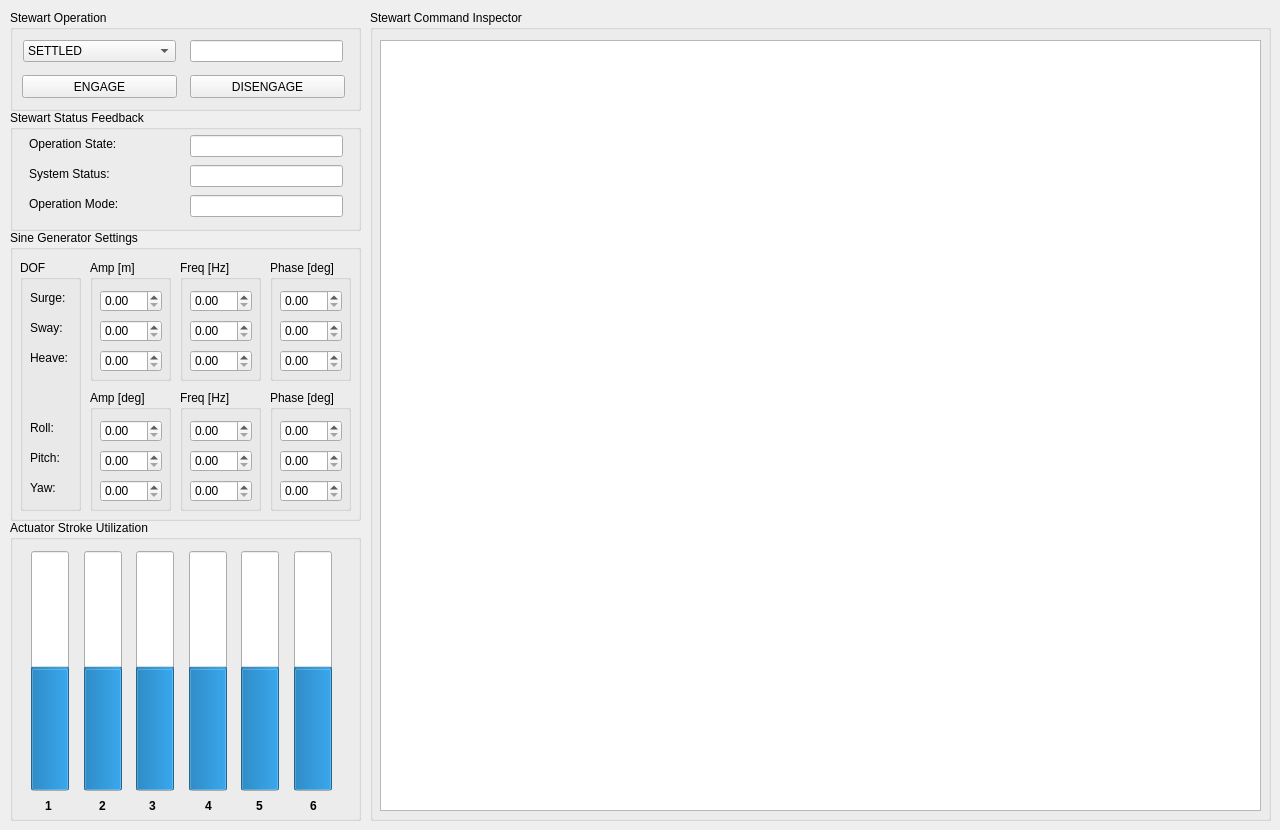
    <widget class="QWidget" name="tab_8">
     <attribute name="title">
      <string>EM1500</string>
     </attribute>
     <widget class="QGroupBox" name="groupBox_2">
      <property name="geometry">
       <rect>
        <x>10</x>
        <y>10</y>
        <width>351</width>
        <height>101</height>
       </rect>
      </property>
      <property name="title">
       <string>Stewart Operation</string>
      </property>
      <widget class="QComboBox" name="em1500_eModeCmd">
       <property name="geometry">
        <rect>
         <x>13</x>
         <y>30</y>
         <width>153</width>
         <height>22</height>
        </rect>
       </property>
       <item>
        <property name="text">
         <string>SETTLED</string>
        </property>
       </item>
       <item>
        <property name="text">
         <string>NEUTRAL</string>
        </property>
       </item>
       <item>
        <property name="text">
         <string>SIMULATION</string>
        </property>
       </item>
       <item>
        <property name="text">
         <string>GENERATOR</string>
        </property>
       </item>
       <item>
        <property name="text">
         <string>FILE</string>
        </property>
       </item>
      </widget>
      <widget class="QPushButton" name="em1500_engage">
       <property name="geometry">
        <rect>
         <x>12</x>
         <y>65</y>
         <width>155</width>
         <height>23</height>
        </rect>
       </property>
       <property name="text">
        <string>ENGAGE</string>
       </property>
      </widget>
      <widget class="QPushButton" name="em1500_disengage">
       <property name="geometry">
        <rect>
         <x>180</x>
         <y>65</y>
         <width>155</width>
         <height>23</height>
        </rect>
       </property>
       <property name="text">
        <string>DISENGAGE</string>
       </property>
      </widget>
      <widget class="QLineEdit" name="em1500_eMode">
       <property name="geometry">
        <rect>
         <x>180</x>
         <y>30</y>
         <width>153</width>
         <height>22</height>
        </rect>
       </property>
       <property name="readOnly">
        <bool>true</bool>
       </property>
      </widget>
     </widget>
     <widget class="QGroupBox" name="groupBox_3">
      <property name="geometry">
       <rect>
        <x>10</x>
        <y>230</y>
        <width>351</width>
        <height>291</height>
       </rect>
      </property>
      <property name="title">
       <string>Sine Generator Settings</string>
      </property>
      <widget class="QGroupBox" name="groupBox_5">
       <property name="geometry">
        <rect>
         <x>80</x>
         <y>30</y>
         <width>81</width>
         <height>121</height>
        </rect>
       </property>
       <property name="title">
        <string>Amp [m]</string>
       </property>
       <widget class="QDoubleSpinBox" name="em1500_amp_1">
        <property name="geometry">
         <rect>
          <x>10</x>
          <y>60</y>
          <width>62</width>
          <height>22</height>
         </rect>
        </property>
       </widget>
       <widget class="QDoubleSpinBox" name="em1500_amp_2">
        <property name="geometry">
         <rect>
          <x>10</x>
          <y>90</y>
          <width>62</width>
          <height>22</height>
         </rect>
        </property>
       </widget>
       <widget class="QDoubleSpinBox" name="em1500_amp_0">
        <property name="geometry">
         <rect>
          <x>10</x>
          <y>30</y>
          <width>62</width>
          <height>22</height>
         </rect>
        </property>
       </widget>
      </widget>
      <widget class="QGroupBox" name="groupBox_9">
       <property name="geometry">
        <rect>
         <x>170</x>
         <y>30</y>
         <width>81</width>
         <height>121</height>
        </rect>
       </property>
       <property name="title">
        <string>Freq [Hz]</string>
       </property>
       <widget class="QDoubleSpinBox" name="em1500_freq_1">
        <property name="geometry">
         <rect>
          <x>10</x>
          <y>60</y>
          <width>62</width>
          <height>22</height>
         </rect>
        </property>
       </widget>
       <widget class="QDoubleSpinBox" name="em1500_freq_2">
        <property name="geometry">
         <rect>
          <x>10</x>
          <y>90</y>
          <width>62</width>
          <height>22</height>
         </rect>
        </property>
       </widget>
       <widget class="QDoubleSpinBox" name="em1500_freq_0">
        <property name="geometry">
         <rect>
          <x>10</x>
          <y>30</y>
          <width>62</width>
          <height>22</height>
         </rect>
        </property>
       </widget>
      </widget>
      <widget class="QGroupBox" name="groupBox_26">
       <property name="geometry">
        <rect>
         <x>260</x>
         <y>30</y>
         <width>81</width>
         <height>121</height>
        </rect>
       </property>
       <property name="title">
        <string>Phase [deg]</string>
       </property>
       <widget class="QDoubleSpinBox" name="em1500_phase_1">
        <property name="geometry">
         <rect>
          <x>10</x>
          <y>60</y>
          <width>62</width>
          <height>22</height>
         </rect>
        </property>
       </widget>
       <widget class="QDoubleSpinBox" name="em1500_phase_2">
        <property name="geometry">
         <rect>
          <x>10</x>
          <y>90</y>
          <width>62</width>
          <height>22</height>
         </rect>
        </property>
       </widget>
       <widget class="QDoubleSpinBox" name="em1500_phase_0">
        <property name="geometry">
         <rect>
          <x>10</x>
          <y>30</y>
          <width>62</width>
          <height>22</height>
         </rect>
        </property>
       </widget>
      </widget>
      <widget class="QGroupBox" name="groupBox_27">
       <property name="geometry">
        <rect>
         <x>80</x>
         <y>160</y>
         <width>81</width>
         <height>121</height>
        </rect>
       </property>
       <property name="title">
        <string>Amp [deg]</string>
       </property>
       <widget class="QDoubleSpinBox" name="em1500_amp_4">
        <property name="geometry">
         <rect>
          <x>10</x>
          <y>60</y>
          <width>62</width>
          <height>22</height>
         </rect>
        </property>
       </widget>
       <widget class="QDoubleSpinBox" name="em1500_amp_5">
        <property name="geometry">
         <rect>
          <x>10</x>
          <y>90</y>
          <width>62</width>
          <height>22</height>
         </rect>
        </property>
       </widget>
       <widget class="QDoubleSpinBox" name="em1500_amp_3">
        <property name="geometry">
         <rect>
          <x>10</x>
          <y>30</y>
          <width>62</width>
          <height>22</height>
         </rect>
        </property>
       </widget>
      </widget>
      <widget class="QGroupBox" name="groupBox_28">
       <property name="geometry">
        <rect>
         <x>170</x>
         <y>160</y>
         <width>81</width>
         <height>121</height>
        </rect>
       </property>
       <property name="title">
        <string>Freq [Hz]</string>
       </property>
       <widget class="QDoubleSpinBox" name="em1500_freq_4">
        <property name="geometry">
         <rect>
          <x>10</x>
          <y>60</y>
          <width>62</width>
          <height>22</height>
         </rect>
        </property>
       </widget>
       <widget class="QDoubleSpinBox" name="em1500_freq_5">
        <property name="geometry">
         <rect>
          <x>10</x>
          <y>90</y>
          <width>62</width>
          <height>22</height>
         </rect>
        </property>
       </widget>
       <widget class="QDoubleSpinBox" name="em1500_freq_3">
        <property name="geometry">
         <rect>
          <x>10</x>
          <y>30</y>
          <width>62</width>
          <height>22</height>
         </rect>
        </property>
       </widget>
      </widget>
      <widget class="QGroupBox" name="groupBox_29">
       <property name="geometry">
        <rect>
         <x>260</x>
         <y>160</y>
         <width>81</width>
         <height>121</height>
        </rect>
       </property>
       <property name="title">
        <string>Phase [deg]</string>
       </property>
       <widget class="QDoubleSpinBox" name="em1500_phase_4">
        <property name="geometry">
         <rect>
          <x>10</x>
          <y>60</y>
          <width>62</width>
          <height>22</height>
         </rect>
        </property>
       </widget>
       <widget class="QDoubleSpinBox" name="em1500_phase_5">
        <property name="geometry">
         <rect>
          <x>10</x>
          <y>90</y>
          <width>62</width>
          <height>22</height>
         </rect>
        </property>
       </widget>
       <widget class="QDoubleSpinBox" name="em1500_phase_3">
        <property name="geometry">
         <rect>
          <x>10</x>
          <y>30</y>
          <width>62</width>
          <height>22</height>
         </rect>
        </property>
       </widget>
      </widget>
      <widget class="QGroupBox" name="groupBox_31">
       <property name="geometry">
        <rect>
         <x>10</x>
         <y>30</y>
         <width>61</width>
         <height>251</height>
        </rect>
       </property>
       <property name="title">
        <string>DOF</string>
       </property>
       <widget class="QLabel" name="label_5">
        <property name="geometry">
         <rect>
          <x>10</x>
          <y>160</y>
          <width>51</width>
          <height>16</height>
         </rect>
        </property>
        <property name="text">
         <string>Roll:</string>
        </property>
       </widget>
       <widget class="QLabel" name="label_3">
        <property name="geometry">
         <rect>
          <x>10</x>
          <y>90</y>
          <width>51</width>
          <height>16</height>
         </rect>
        </property>
        <property name="text">
         <string>Heave:</string>
        </property>
       </widget>
       <widget class="QLabel" name="label">
        <property name="geometry">
         <rect>
          <x>10</x>
          <y>30</y>
          <width>51</width>
          <height>16</height>
         </rect>
        </property>
        <property name="text">
         <string>Surge:</string>
        </property>
       </widget>
       <widget class="QLabel" name="label_6">
        <property name="geometry">
         <rect>
          <x>10</x>
          <y>190</y>
          <width>51</width>
          <height>16</height>
         </rect>
        </property>
        <property name="text">
         <string>Pitch:</string>
        </property>
       </widget>
       <widget class="QLabel" name="label_2">
        <property name="geometry">
         <rect>
          <x>10</x>
          <y>60</y>
          <width>51</width>
          <height>16</height>
         </rect>
        </property>
        <property name="text">
         <string>Sway:</string>
        </property>
       </widget>
       <widget class="QLabel" name="label_4">
        <property name="geometry">
         <rect>
          <x>10</x>
          <y>220</y>
          <width>51</width>
          <height>16</height>
         </rect>
        </property>
        <property name="text">
         <string>Yaw:</string>
        </property>
       </widget>
      </widget>
     </widget>
     <widget class="QGroupBox" name="groupBox_32">
      <property name="geometry">
       <rect>
        <x>370</x>
        <y>10</y>
        <width>901</width>
        <height>811</height>
       </rect>
      </property>
      <property name="title">
       <string>Stewart Command Inspector</string>
      </property>
      <widget class="GraphicsLayoutWidget" name="em1500_plot">
       <property name="geometry">
        <rect>
         <x>10</x>
         <y>30</y>
         <width>881</width>
         <height>771</height>
        </rect>
       </property>
      </widget>
     </widget>
     <widget class="QGroupBox" name="groupBox_7">
      <property name="geometry">
       <rect>
        <x>10</x>
        <y>520</y>
        <width>351</width>
        <height>301</height>
       </rect>
      </property>
      <property name="title">
       <string>Actuator Stroke Utilization</string>
      </property>
      <widget class="QProgressBar" name="em1500_cylinder_1">
       <property name="geometry">
        <rect>
         <x>21</x>
         <y>31</y>
         <width>38</width>
         <height>240</height>
        </rect>
       </property>
       <property name="minimum">
        <number>-100</number>
       </property>
       <property name="value">
        <number>0</number>
       </property>
       <property name="orientation">
        <enum>Qt::Vertical</enum>
       </property>
       <property name="invertedAppearance">
        <bool>false</bool>
       </property>
      </widget>
      <widget class="QLabel" name="label_41">
       <property name="geometry">
        <rect>
         <x>239</x>
         <y>275</y>
         <width>21</width>
         <height>21</height>
        </rect>
       </property>
       <property name="font">
        <font>
         <weight>75</weight>
         <bold>true</bold>
        </font>
       </property>
       <property name="layoutDirection">
        <enum>Qt::LeftToRight</enum>
       </property>
       <property name="text">
        <string>5</string>
       </property>
       <property name="alignment">
        <set>Qt::AlignCenter</set>
       </property>
      </widget>
      <widget class="QLabel" name="label_42">
       <property name="geometry">
        <rect>
         <x>293</x>
         <y>275</y>
         <width>21</width>
         <height>21</height>
        </rect>
       </property>
       <property name="font">
        <font>
         <weight>75</weight>
         <bold>true</bold>
        </font>
       </property>
       <property name="layoutDirection">
        <enum>Qt::LeftToRight</enum>
       </property>
       <property name="text">
        <string>6</string>
       </property>
       <property name="alignment">
        <set>Qt::AlignCenter</set>
       </property>
      </widget>
      <widget class="QLabel" name="label_43">
       <property name="geometry">
        <rect>
         <x>188</x>
         <y>275</y>
         <width>21</width>
         <height>21</height>
        </rect>
       </property>
       <property name="font">
        <font>
         <weight>75</weight>
         <bold>true</bold>
        </font>
       </property>
       <property name="layoutDirection">
        <enum>Qt::LeftToRight</enum>
       </property>
       <property name="text">
        <string>4</string>
       </property>
       <property name="alignment">
        <set>Qt::AlignCenter</set>
       </property>
      </widget>
      <widget class="QLabel" name="label_44">
       <property name="geometry">
        <rect>
         <x>132</x>
         <y>275</y>
         <width>21</width>
         <height>21</height>
        </rect>
       </property>
       <property name="font">
        <font>
         <weight>75</weight>
         <bold>true</bold>
        </font>
       </property>
       <property name="layoutDirection">
        <enum>Qt::LeftToRight</enum>
       </property>
       <property name="text">
        <string>3</string>
       </property>
       <property name="alignment">
        <set>Qt::AlignCenter</set>
       </property>
      </widget>
      <widget class="QLabel" name="label_45">
       <property name="geometry">
        <rect>
         <x>82</x>
         <y>275</y>
         <width>21</width>
         <height>21</height>
        </rect>
       </property>
       <property name="font">
        <font>
         <weight>75</weight>
         <bold>true</bold>
        </font>
       </property>
       <property name="layoutDirection">
        <enum>Qt::LeftToRight</enum>
       </property>
       <property name="text">
        <string>2</string>
       </property>
       <property name="alignment">
        <set>Qt::AlignCenter</set>
       </property>
      </widget>
      <widget class="QLabel" name="label_46">
       <property name="geometry">
        <rect>
         <x>28</x>
         <y>275</y>
         <width>21</width>
         <height>21</height>
        </rect>
       </property>
       <property name="font">
        <font>
         <weight>75</weight>
         <bold>true</bold>
        </font>
       </property>
       <property name="layoutDirection">
        <enum>Qt::LeftToRight</enum>
       </property>
       <property name="text">
        <string>1</string>
       </property>
       <property name="alignment">
        <set>Qt::AlignCenter</set>
       </property>
      </widget>
      <widget class="QProgressBar" name="em1500_cylinder_2">
       <property name="geometry">
        <rect>
         <x>74</x>
         <y>31</y>
         <width>38</width>
         <height>240</height>
        </rect>
       </property>
       <property name="minimum">
        <number>-100</number>
       </property>
       <property name="value">
        <number>0</number>
       </property>
       <property name="orientation">
        <enum>Qt::Vertical</enum>
       </property>
       <property name="invertedAppearance">
        <bool>false</bool>
       </property>
      </widget>
      <widget class="QProgressBar" name="em1500_cylinder_3">
       <property name="geometry">
        <rect>
         <x>126</x>
         <y>31</y>
         <width>38</width>
         <height>240</height>
        </rect>
       </property>
       <property name="minimum">
        <number>-100</number>
       </property>
       <property name="value">
        <number>0</number>
       </property>
       <property name="orientation">
        <enum>Qt::Vertical</enum>
       </property>
       <property name="invertedAppearance">
        <bool>false</bool>
       </property>
      </widget>
      <widget class="QProgressBar" name="em1500_cylinder_4">
       <property name="geometry">
        <rect>
         <x>179</x>
         <y>31</y>
         <width>38</width>
         <height>240</height>
        </rect>
       </property>
       <property name="minimum">
        <number>-100</number>
       </property>
       <property name="value">
        <number>0</number>
       </property>
       <property name="orientation">
        <enum>Qt::Vertical</enum>
       </property>
       <property name="invertedAppearance">
        <bool>false</bool>
       </property>
      </widget>
      <widget class="QProgressBar" name="em1500_cylinder_5">
       <property name="geometry">
        <rect>
         <x>231</x>
         <y>31</y>
         <width>38</width>
         <height>240</height>
        </rect>
       </property>
       <property name="minimum">
        <number>-100</number>
       </property>
       <property name="value">
        <number>0</number>
       </property>
       <property name="orientation">
        <enum>Qt::Vertical</enum>
       </property>
       <property name="invertedAppearance">
        <bool>false</bool>
       </property>
      </widget>
      <widget class="QProgressBar" name="em1500_cylinder_6">
       <property name="geometry">
        <rect>
         <x>284</x>
         <y>31</y>
         <width>38</width>
         <height>240</height>
        </rect>
       </property>
       <property name="minimum">
        <number>-100</number>
       </property>
       <property name="value">
        <number>0</number>
       </property>
       <property name="orientation">
        <enum>Qt::Vertical</enum>
       </property>
       <property name="invertedAppearance">
        <bool>false</bool>
       </property>
      </widget>
     </widget>
     <widget class="QGroupBox" name="groupBox">
      <property name="geometry">
       <rect>
        <x>10</x>
        <y>110</y>
        <width>351</width>
        <height>121</height>
       </rect>
      </property>
      <property name="title">
       <string>Stewart Status Feedback</string>
      </property>
      <widget class="QLineEdit" name="em1500_eOpMode">
       <property name="geometry">
        <rect>
         <x>180</x>
         <y>85</y>
         <width>153</width>
         <height>22</height>
        </rect>
       </property>
       <property name="readOnly">
        <bool>true</bool>
       </property>
      </widget>
      <widget class="QLineEdit" name="em1500_eStatus">
       <property name="geometry">
        <rect>
         <x>180</x>
         <y>55</y>
         <width>153</width>
         <height>22</height>
        </rect>
       </property>
       <property name="readOnly">
        <bool>true</bool>
       </property>
      </widget>
      <widget class="QLabel" name="label_13">
       <property name="geometry">
        <rect>
         <x>19</x>
         <y>26</y>
         <width>141</width>
         <height>16</height>
        </rect>
       </property>
       <property name="text">
        <string>Operation State:</string>
       </property>
      </widget>
      <widget class="QLabel" name="label_14">
       <property name="geometry">
        <rect>
         <x>19</x>
         <y>56</y>
         <width>141</width>
         <height>16</height>
        </rect>
       </property>
       <property name="text">
        <string>System Status:</string>
       </property>
      </widget>
      <widget class="QLabel" name="label_15">
       <property name="geometry">
        <rect>
         <x>19</x>
         <y>86</y>
         <width>141</width>
         <height>16</height>
        </rect>
       </property>
       <property name="text">
        <string>Operation Mode:</string>
       </property>
      </widget>
      <widget class="QLineEdit" name="em1500_eState">
       <property name="geometry">
        <rect>
         <x>180</x>
         <y>25</y>
         <width>153</width>
         <height>22</height>
        </rect>
       </property>
       <property name="readOnly">
        <bool>true</bool>
       </property>
      </widget>
     </widget>
    </widget>
